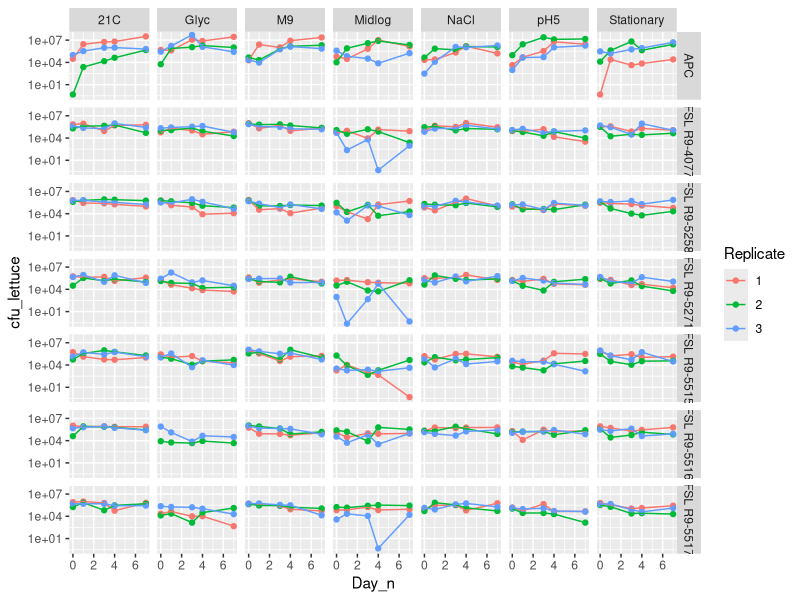
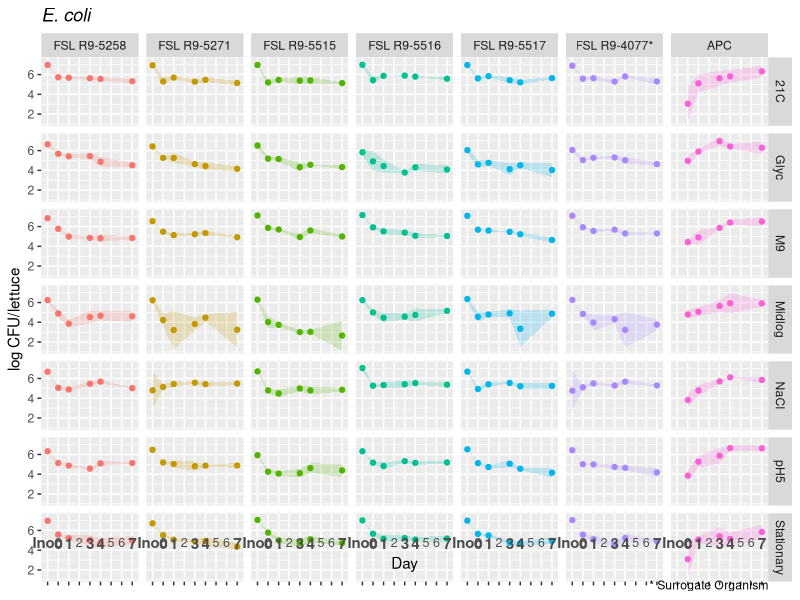
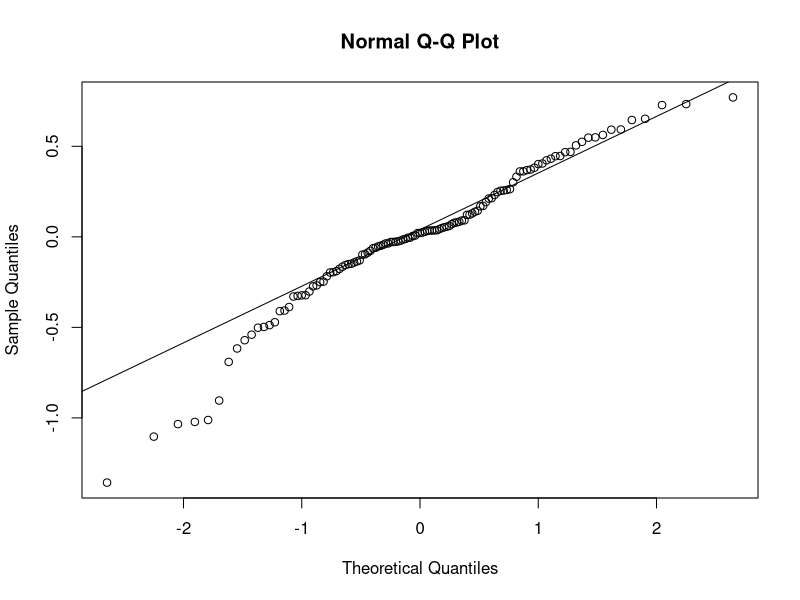
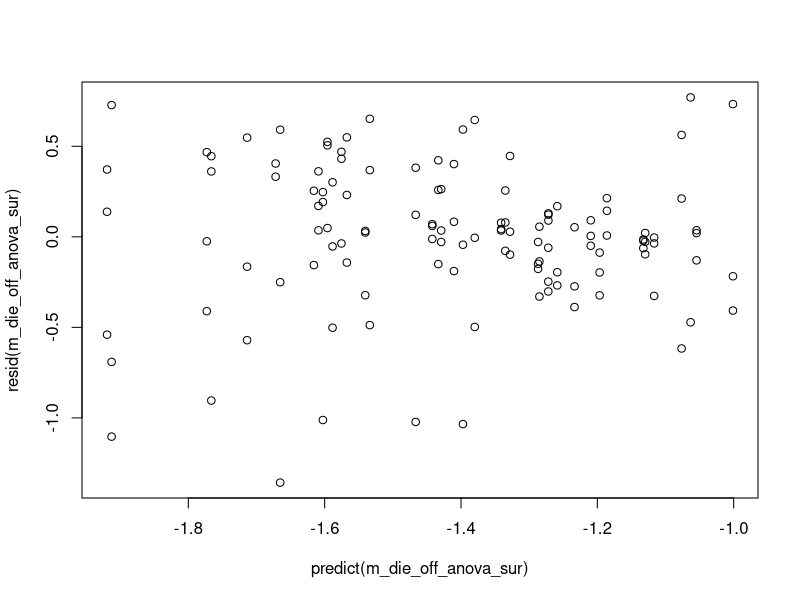
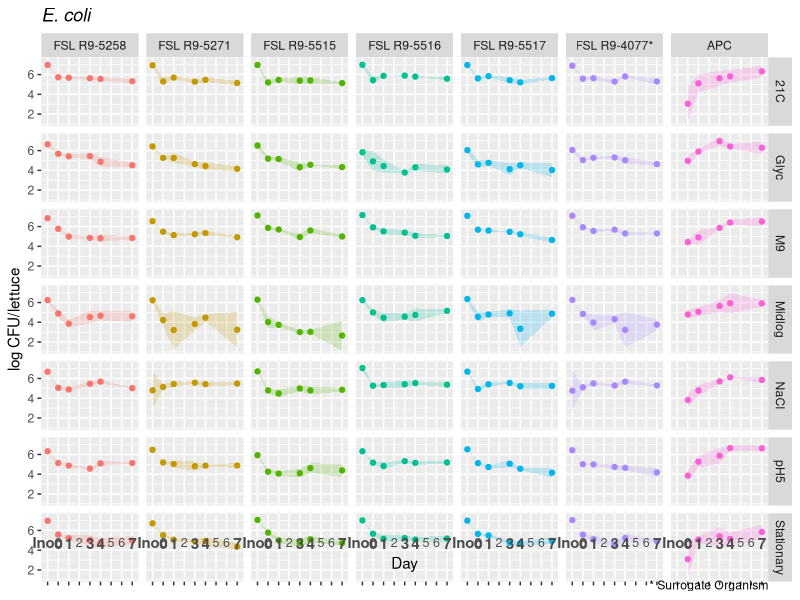

Write R code to recreate these figures, in order. (Note: this script raises an error after producing the figures.)
## ---- chunk 1
library(ggplot2)
library(dplyr)
library(tidyr)
library(lme4)
library(lsmeans)
library(ggthemes)
## ---- chunk 2
lettuce <- read.csv("Lettuce_Summary_mod.csv") %>%
  filter(Strain!="MacConkey") 
 # filter(Strain!="APC")
names(lettuce)[1] <- "Condition"
#make sure all variables are factor or numeric if needed
lettuce_adj <- lettuce %>%
  mutate(Replicate=as.factor(Replicate), Dilution=as.numeric(Dilution))  %>%
  # Substitute upper detection limit for tntc counts
  mutate(Raw=ifelse(tnt.cnt.no.growth=="tntc",(4e5)*10^Dilution,Raw)) %>%
  # Substitute lower detection limit for zero counts
  mutate(Raw=ifelse(Raw==0,1/(v*2)*10^Dilution,Raw)) %>%
  # Calculate inoculum per-lettuce: Raw/10, since 100uL was added per lettuce
  # Calculate wash water per-lettuce: Raw*47
  mutate(cfu_lettuce=ifelse(Day=="Inoculum",Raw/100,Raw*47)) 


lettuce_adj %>%  
  group_by(Strain, Condition, Day) %>%
  filter(!is.na(cfu_lettuce)) %>%
  summarize(average=mean(log10(cfu_lettuce)),
            SDE=sd(log10(cfu_lettuce))/sqrt(n()),
            n=n(),
            zeroes=sum(cfu_lettuce==0)) -> lettuceSummary
## ---- chunk 3
lettuce_APC <- lettuce_adj %>%
  select(Strain,Condition,Replicate,Day,cfu_lettuce) %>%
  filter(Strain=="APC") %>%
  spread(key=Day,value=cfu_lettuce,sep="_") %>%
  mutate(APC_day7_day0=log10(Day_7/Day_0))

View(lettuce_APC)

lettuce_APC %>%  
  summarize(average=mean(APC_day7_day0),
            SDE=sd(APC_day7_day0)/sqrt(n()),
            n=n()) -> lettuce_APC_adj
View(lettuce_APC_adj)
## ---- chunk 4
#Plot Strain~Condition with each of the three replicates
lettuce_adj %>%
  filter(Day != "Inoculum") %>%
  filter(Strain != "MacConkey") %>%
  mutate(Day_n = as.numeric(as.character(Day))) %>%
  ggplot(aes(x=Day_n,y=cfu_lettuce,color=Replicate)) +
  geom_point() +
  geom_line() +
  scale_y_log10() +
  facet_grid(Strain~Condition)

#Plot with arithemtic mean for Strain~Condition and add fancy ribbon for standard deviation, write in bold processing days

#Write out full Food Safety Lab (FSL) strain ID
lettuceSummary$Strain2 <- factor(lettuceSummary$Strain, levels=c("FSL R9-5258", "FSL R9-5271", "FSL R9-5515", "FSL R9-5516", "FSL R9-5517","FSL R9-4077", "APC")) #re-order how it is displayed
lettuceSummary$Day2 <- factor(lettuceSummary$Day, levels=c("Inoculum", "0", "1", "3", "4", "7")) #re-order how it is displayed
levels(lettuceSummary$Day2)[levels(lettuceSummary$Day2)=="Inoculum"] <- "Inoc"
levels(lettuceSummary$Strain2)[levels(lettuceSummary$Strain2)=="FSL R9-4077"] <- "FSL R9-4077*"

lettuceSummary %>%
 filter(Strain != "MacConkey") %>%
  ggplot(aes(x=Day2,y=average, color=Strain2, group=1)) +
 guides(color=FALSE)+
    labs(x="Day",y="log CFU/lettuce",title=expression(italic("E. coli"))) +
  geom_point() +
    geom_ribbon(aes(ymin=average-SDE,
                  ymax=average+SDE,fill=Strain2, linetype=NA), alpha=0.2) + 
   scale_x_discrete(limits=c("Inoc","0","1","2","3","4","5", "6","7"))+
  theme(axis.text.x = element_text(face = c('bold', 'bold', 'bold', 'plain', 'bold', 'bold', 'plain', 'plain', 'bold'), size = c('10.8', '11', '11', '9', '11', '11', '9', '9', '11'),margin=margin(-35,0,0,0)),legend.position="none")+
  # labs( caption="Ribbon: Standard deviation")+
   labs( caption="* Surrogate Organism")+
  facet_grid(Condition~Strain2) 
ggsave("Lettuce.png", width=18, height=9,  dpi=600, units=c("in"))
## ---- chunk 5

lettuce_die_off_sur <- lettuce_adj %>%
  select(Strain,Condition,Replicate,Day,cfu_lettuce) %>%
    filter(Strain!="APC") %>%
    filter(Strain!="MacConkey") %>%
   filter(!(Strain=="FSL R9-5516" & Condition=="Glyc" & Replicate=="1")) %>% #inoculum culture didn't grow
   filter(!(Strain=="FSL R9-5271" & Condition=="NaCl" & Replicate=="2" & Day=="Inoculum")) %>% #invalid
  filter(!(Strain=="FSL R9-4077" & Condition=="NaCl" & Replicate=="3" & Day=="Inoculum")) %>% #invalid
  spread(key=Day,value=cfu_lettuce,sep="_") %>%
  mutate(initial_die_off_sur=log10(Day_0/Day_Inoculum))


# Fit (fixed-effect) linear model
m_die_off_anova_sur <- lm(initial_die_off_sur~Strain*Condition,
                  data=lettuce_die_off_sur)
anova(m_die_off_anova_sur)
#Add effect size to ANOVA output - partial eta-squared
anova1<-anova(m_die_off_anova_sur)
anova1$pes <- c(anova1$'Sum Sq'[-nrow(anova1)], NA)/(anova1$'Sum Sq' + anova1$'Sum Sq'[nrow(anova1)])
anova1


# Since interaction is not significant, remove before doing pairwise tests:
m_die_off_anova_sur <- update(m_die_off_anova_sur,.~.-Strain:Condition)
anova(m_die_off_anova_sur)
qqnorm(resid(m_die_off_anova_sur))
qqline(resid(m_die_off_anova_sur))
plot(predict(m_die_off_anova_sur),resid(m_die_off_anova_sur))

die_off_lsm_condition_sur <- lsmeans(m_die_off_anova_sur,~Condition)
die_off_pairwise_condition_sur <- lsmeans(die_off_lsm_condition_sur,pairwise~Condition)
condition_cld <- cld(die_off_pairwise_condition_sur[[1]],Letters=LETTERS) %>% select(Condition,.group)
summary(die_off_lsm_condition_sur) %>%
  data.frame() %>%
  left_join(condition_cld,by="Condition") %>%
  ggplot(aes(x=Condition,y=lsmean)) +  labs(x="Condition",y="estimated means log reduction",title=(expression("Initial die-off "(italic("E. coli"))))) +
  geom_point(position = position_dodge(width=.5)) +
  geom_errorbar(aes(ymin=lower.CL,ymax=upper.CL),
                position = position_dodge(.5),width=0.4) +
  geom_text(aes(label=.group,y=upper.CL+.01),vjust=0)

#by strain
die_off_lsm_strain_sur <- lsmeans(m_die_off_anova_sur,~Strain)
die_off_pairwise_strain_sur <- lsmeans(die_off_lsm_strain_sur,pairwise~Strain)
strain_cld <- cld(die_off_pairwise_strain_sur[[1]],Letters=LETTERS) %>% select(Strain,.group)

summary(die_off_lsm_strain_sur) %>%
  data.frame() %>%
  left_join(strain_cld,by="Strain") %>%
  ggplot(aes(x=Strain,y=lsmean)) +
  geom_point(position = position_dodge(width=.5)) +
  geom_errorbar(aes(ymin=lower.CL,ymax=upper.CL),
                position = position_dodge(.5),width=0.4) +
  geom_text(aes(label=.group,y=upper.CL+.01),vjust=0)

#Estimated means log CFU/lettuce with confidence intervals for supplemental table 2
summary(die_off_lsm_strain_sur)
summary(die_off_lsm_condition_sur)

## ---- chunk 6
lettuce_24h_sur <- lettuce_adj %>%
  select(Strain,Condition,Replicate,Day,cfu_lettuce) %>%
  filter(Strain!="APC") %>%
  filter(Strain!="MacConkey") %>%
  filter(!(Strain=="FSL R9-5516" & Condition=="Glyc" & Replicate=="1")) %>% #inoculum culture didn't grow
  spread(key=Day,value=cfu_lettuce,sep="_") %>%
  mutate(first_24h_sur=log10(Day_1/Day_0))

# Fit (fixed-effect) linear model
m_24h_anova_sur <- lm(first_24h_sur~Strain*Condition,
                  data=lettuce_24h_sur)
anova(m_24h_anova_sur)
#Add effect size to ANOVA output - partial eta-squared
anova1<-anova(m_24h_anova_sur)
anova1$pes <- c(anova1$'Sum Sq'[-nrow(anova1)], NA)/(anova1$'Sum Sq' + anova1$'Sum Sq'[nrow(anova1)])
anova1

# Since interaction is not significant, remove before doing pairwise tests:
m_24h_anova_sur <- update(m_24h_anova_sur,.~.-Strain:Condition)
anova(m_24h_anova_sur)
qqnorm(resid(m_24h_anova_sur))
qqline(resid(m_24h_anova_sur))
plot(predict(m_24h_anova_sur),resid(m_24h_anova_sur))

first_24h_lsm_condition_sur <- lsmeans(m_24h_anova_sur,~Condition)
first_24h_pairwise_condition_sur <- lsmeans(first_24h_lsm_condition_sur,pairwise~Condition)
condition_cld_24h_sur <- cld(first_24h_pairwise_condition_sur[[1]],Letters=LETTERS) %>% select(Condition,.group)
summary(first_24h_lsm_condition_sur) %>%
  data.frame() %>%
  left_join(condition_cld_24h_sur,by="Condition") %>%
  ggplot(aes(x=Condition,y=lsmean)) + labs(x="Condition",y="estimated means log CFU/lettuce",title=(expression("First 24 hr "(italic("E. coli"))))) +
  geom_point(position = position_dodge(width=.5)) +
  geom_errorbar(aes(ymin=lower.CL,ymax=upper.CL),
                position = position_dodge(.5),width=0.4) +
  geom_text(aes(label=.group,y=upper.CL+.01),vjust=0)

#now by strain
first_24h_lsm_strain_sur <- lsmeans(m_24h_anova_sur,~Strain)
first_24h_pairwise_strain_sur <- lsmeans(first_24h_lsm_strain_sur,pairwise~Strain)
strain_cld_24h_sur <- cld(first_24h_pairwise_strain_sur[[1]],Letters=LETTERS) %>% select(Strain,.group)
summary(first_24h_lsm_strain_sur) %>%
  data.frame() %>%
  left_join(strain_cld_24h_sur,by="Strain") %>%
  ggplot(aes(x=Strain,y=lsmean)) + 
  geom_point(position = position_dodge(width=.5)) +
  geom_errorbar(aes(ymin=lower.CL,ymax=upper.CL),
                position = position_dodge(.5),width=0.4) +
  geom_text(aes(label=.group,y=upper.CL+.01),vjust=0)

#Estimated means log CFU/lettuce with confidence intervals for supplemental table 2
summary(first_24h_lsm_strain_sur)
summary(first_24h_lsm_condition_sur)
## ---- chunk 7
lettuce_adj %>%
  select(Strain,Condition,Replicate,Day,cfu_lettuce) %>%
  filter(Strain!="APC") %>%
  filter(Strain!="MacConkey") %>%
    filter(!(Strain=="FSL R9-5516" & Condition=="Glyc" & Replicate=="1")) %>% #inoculum didn't grow
  spread(key=Day,value=cfu_lettuce,sep="_") %>%
  mutate(Nday0_Nday7=log10(Day_7/Day_0)) -> Nday0Nday7_lettuce

# Fit (fixed-effect) linear model
m_Nday0_Nday7_anova_sur <- lm(Nday0_Nday7~Strain*Condition,
                  data=Nday0Nday7_lettuce)
anova(m_Nday0_Nday7_anova_sur)
#Add effect size to ANOVA output - partial eta-squared
anova1<-anova(m_Nday0_Nday7_anova_sur)
anova1$pes <- c(anova1$'Sum Sq'[-nrow(anova1)], NA)/(anova1$'Sum Sq' + anova1$'Sum Sq'[nrow(anova1)])
anova1

# Since interaction is not significant, remove before doing pairwise tests:
m_Nday0_Nday7_anova_sur <- update(m_Nday0_Nday7_anova_sur,.~.-Strain:Condition)
anova(m_Nday0_Nday7_anova_sur)
qqnorm(resid(m_Nday0_Nday7_anova_sur))
qqline(resid(m_Nday0_Nday7_anova_sur))
plot(predict(m_Nday0_Nday7_anova_sur),resid(m_Nday0_Nday7_anova_sur))

Nday0_Nday7_lsm_condition_sur <- lsmeans(m_Nday0_Nday7_anova_sur,~Condition)
Nday0_Nday7_pairwise_condition_sur <- lsmeans(Nday0_Nday7_lsm_condition_sur,pairwise~Condition)
Nday0_Nday7_cld <- cld(Nday0_Nday7_pairwise_condition_sur[[1]],Letters=LETTERS) %>% select(Condition,.group)
summary(Nday0_Nday7_lsm_condition_sur) %>%
  data.frame() %>%
  left_join(Nday0_Nday7_cld,by="Condition") %>%
  ggplot(aes(x=Condition,y=lsmean)) +  labs(x="Condition",y="estimated means log CFU/lettuce",title=(expression("Nday7-Nday0 "(italic("E. coli"))))) +
  geom_point(position = position_dodge(width=.5)) +
  geom_errorbar(aes(ymin=lower.CL,ymax=upper.CL),
                position = position_dodge(.5),width=0.4) +
  geom_text(aes(label=.group,y=upper.CL+.01),vjust=0)


#and now by strain
Nday0_Nday7_lsm_strain_sur <- lsmeans(m_Nday0_Nday7_anova_sur,~Strain)
Nday0_Nday7_pairwise_strain_sur <- lsmeans(Nday0_Nday7_lsm_strain_sur,pairwise~Strain)
Nday0_Nday7_strain_cld <- cld(Nday0_Nday7_pairwise_strain_sur[[1]],Letters=LETTERS) %>% select(Strain,.group)

summary(Nday0_Nday7_lsm_strain_sur) %>%
  data.frame() %>%
  left_join(Nday0_Nday7_strain_cld,by="Strain") %>%
  ggplot(aes(x=Strain,y=lsmean)) +
  geom_point(position = position_dodge(width=.5)) +
  geom_errorbar(aes(ymin=lower.CL,ymax=upper.CL),
                position = position_dodge(.5),width=0.4) +
  geom_text(aes(label=.group,y=upper.CL+.01),vjust=0)

#Estimated means log CFU/lettuce with confidence intervals for supplemental table 2
summary(Nday0_Nday7_lsm_condition_sur)
summary(Nday0_Nday7_lsm_strain_sur)


## ---- chunk 8
lettuce_adj %>%
  select(Strain,Condition,Replicate,Day,cfu_lettuce) %>%
  filter(Strain!="APC") %>%
    filter(Strain!="MacConkey") %>%
  filter(Day != "Inoculum") %>%
  filter(Day != "0") %>%
  spread(key=Day,value=cfu_lettuce,sep="_") -> lettuce_adj_Days

#----min values
lettuce_adj_Days_Nmin <- transform(lettuce_adj_Days, Nmin=pmin(Day_1, Day_3, Day_4, Day_7))

lettuce_adj_Days_Nmin->a_min

a_min$CompareColumn <- apply(a_min[, 4:7] == a_min[, 8], 1, function(x) ifelse(any(x), paste(colnames(a_min)[4:7][x], collapse=', '), 'None'))

count(a_min, c("CompareColumn")) ->b_min

#----- max value
lettuce_adj_Days_Nmax <- transform(lettuce_adj_Days, Nmax=pmax(Day_1, Day_3, Day_4, Day_7))

lettuce_adj_Days_Nmax->a_max

a_max$CompareColumn <- apply(a_max[, 4:7] == a_max[, 8], 1, function(x) ifelse(any(x), paste(colnames(a_max)[4:7][x], collapse=', '), 'None'))

count(a_max, c("CompareColumn")) ->b_max
## ---- chunk 9
lettuce_adj%>%
  select(Strain,Condition,Replicate,Day,cfu_lettuce) %>%
 filter(Strain!="APC") %>%
     filter(Strain!="MacConkey") %>%
    filter(!is.na(cfu_lettuce)) %>%
  spread(key=Day,value=cfu_lettuce,sep="_") %>%
  mutate(netgrowth=log10(Day_7/Day_Inoculum)) -> lettuce_adj2

lettuce_adj2 %>%  
  group_by(Strain, Condition) %>%
  summarize(average=mean((netgrowth)),
            SDE=sd((netgrowth))/sqrt(n()),
            n=n()) -> lettuceSummary_netgrowth

format.data.frame(lettuceSummary_netgrowth, dec=".") ->netgrowth_Ecoli
write_xlsx(netgrowth_Ecoli, "netgrowth_Ecoli.xlsx")
